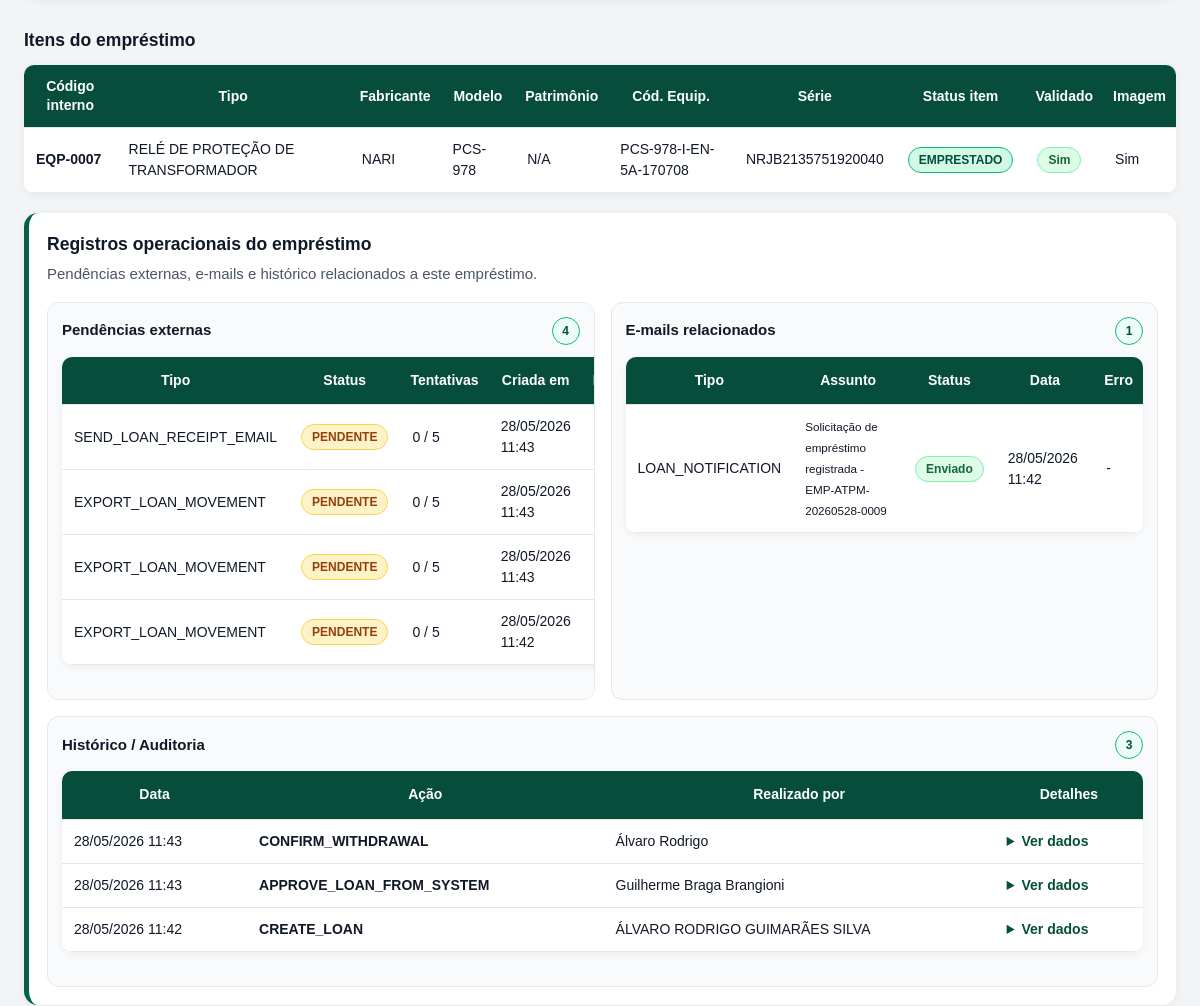
Before: /emprestimos/9 (signed in, middle part) with the older database file.
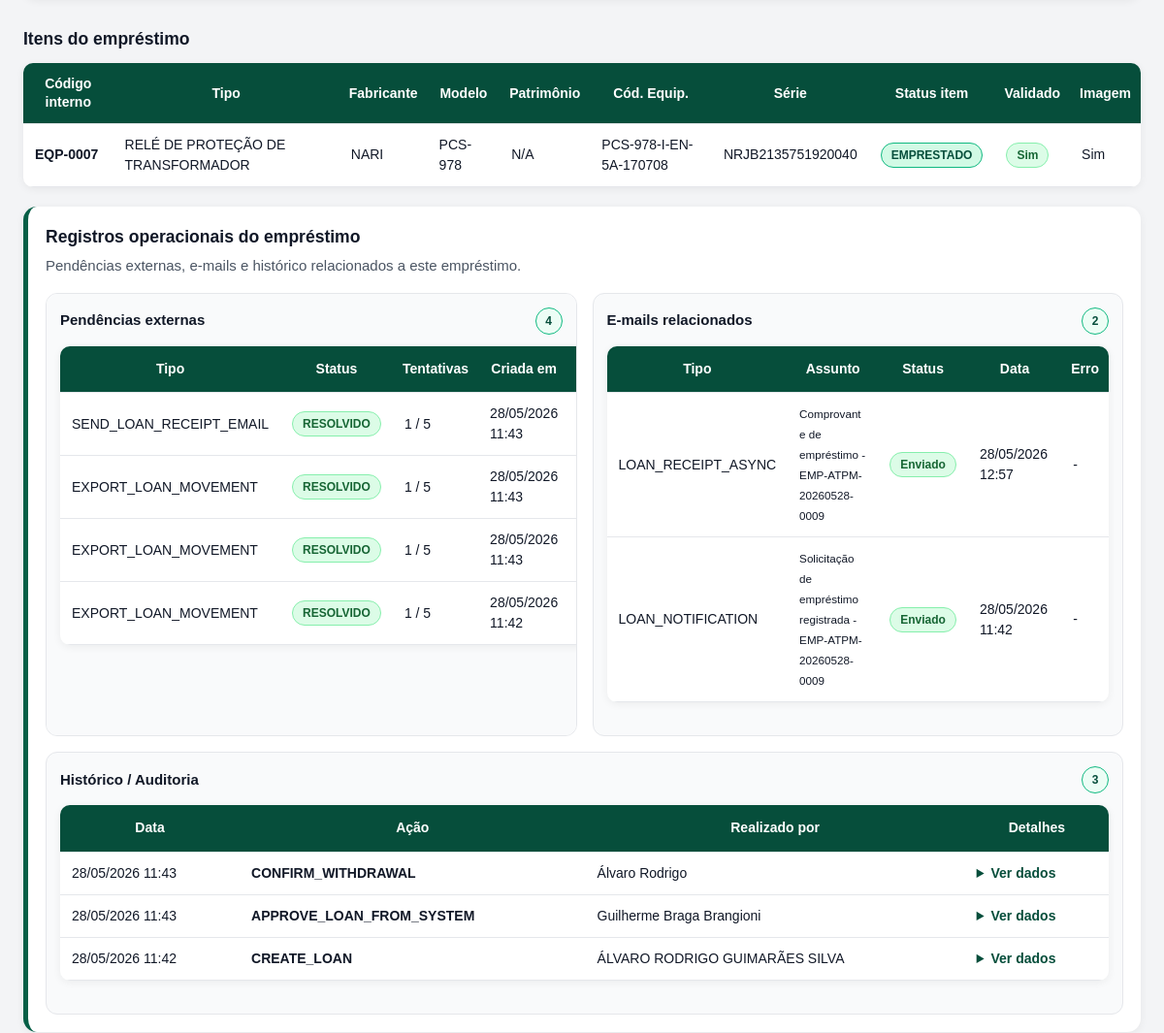
After: the same page with the newer database file.
### models/equipment.py (models this page shows)
class Equipment(db.Model):
    __tablename__ = "equipments"
    id = db.Column(db.Integer, primary_key=True)
    codigo_interno = db.Column(db.String(100), unique=True, index=True)
    nome = db.Column(db.String(255), nullable=False)
    nome_normalizado = db.Column(db.String(255), nullable=False, index=True)
    fabricante = db.Column(db.String(255))
    modelo = db.Column(db.String(255))
    tipo_equipamento = db.Column(db.String(255))
    patrimonio = db.Column(db.String(255), index=True)
    codigo_equipamento = db.Column(db.String(255), index=True)
    serial = db.Column(db.String(255), index=True)
    categoria = db.Column(db.String(255))
    status = db.Column(db.String(50), default="DISPONIVEL", index=True)
    status_planilha = db.Column(db.String(255))
    regional = db.Column(db.String(255))
    data_inventario = db.Column(db.DateTime)
    local_armazenagem = db.Column(db.String(255))
    subestacao_origem = db.Column(db.String(255))
    emprestado_para_planilha = db.Column(db.String(255))
    data_emprestimo_planilha = db.Column(db.DateTime)
    validado = db.Column(db.Boolean, default=False)
    observacoes = db.Column(db.Text)
    created_at = db.Column(db.DateTime, default=datetime.utcnow)
    updated_at = db.Column(
        db.DateTime,
        default=datetime.utcnow,
        onupdate=datetime.utcnow,
    )
    loan_items = db.relationship("LoanItem", back_populates="equipment")

### models/loan_item.py (models this page shows)
class LoanItem(db.Model):
    __tablename__ = "loan_items"
    id = db.Column(db.Integer, primary_key=True)
    loan_id = db.Column(db.Integer, db.ForeignKey("loans.id"), nullable=False)
    equipment_id = db.Column(db.Integer, db.ForeignKey("equipments.id"))
    consumable_id = db.Column(db.Integer, db.ForeignKey("consumables.id"))
    tipo_item = db.Column(db.String(100), nullable=False)
    quantidade = db.Column(db.Integer, default=1)
    quantidade_devolvida = db.Column(db.Integer, default=0)
    status = db.Column(db.String(100), default="EMPRESTADO")
    devolvido_em = db.Column(db.DateTime)
    devolvido_por = db.Column(db.String(255))
    image_path = db.Column(db.String(500))
    image_original_filename = db.Column(db.String(255))
    observacoes = db.Column(db.Text)
    created_at = db.Column(db.DateTime, default=datetime.utcnow)
    loan = db.relationship("Loan", back_populates="items")
    equipment = db.relationship("Equipment", back_populates="loan_items")
    consumable = db.relationship("Consumable", back_populates="loan_items")

### models/external_pending.py (models this page shows, shortened)
class ExternalPending(db.Model):
    __tablename__ = "external_pendings"
    id = db.Column(db.Integer, primary_key=True)
    action = db.Column(db.String(100), nullable=False, index=True)
    entity_type = db.Column(db.String(100), nullable=False, index=True)
    entity_id = db.Column(db.Integer, nullable=False, index=True)
    status = db.Column(db.String(50), nullable=False, default="PENDENTE", index=True)
    attempts = db.Column(db.Integer, default=0)
    max_attempts = db.Column(db.Integer, default=5)
    payload_json = db.Column(db.Text)
    dedupe_key = db.Column(db.String(255), index=True)
    last_error = db.Column(db.Text)
    created_by = db.Column(db.String(255), default="SISTEMA")
    resolved_by = db.Column(db.String(255))
    created_at = db.Column(db.DateTime, default=datetime.utcnow)
    last_attempt_at = db.Column(db.DateTime)
    resolved_at = db.Column(db.DateTime)

### models/email_log.py (models this page shows)
class EmailLog(db.Model):
    __tablename__ = "email_logs"
    id = db.Column(db.Integer, primary_key=True)
    loan_id = db.Column(db.Integer, db.ForeignKey("loans.id"), nullable=True)
    email_type = db.Column(db.String(100), nullable=False)
    recipients = db.Column(db.Text, nullable=False)
    subject = db.Column(db.String(255), nullable=False)
    success = db.Column(db.Boolean, default=False)
    error = db.Column(db.Text)
    created_at = db.Column(db.DateTime, default=datetime.utcnow)

### models/audit_log.py (models this page shows)
class AuditLog(db.Model):
    __tablename__ = "audit_logs"
    id = db.Column(db.Integer, primary_key=True)
    entity_type = db.Column(db.String(100), nullable=False)
    entity_id = db.Column(db.Integer, nullable=False)
    action = db.Column(db.String(255), nullable=False)
    performed_by = db.Column(db.String(255), nullable=False)
    old_data = db.Column(db.Text)
    new_data = db.Column(db.Text)
    created_at = db.Column(db.DateTime, default=datetime.utcnow)

### routes/loan_routes.py (the view)
@loan_bp.route("/<int:loan_id>")
def loan_detail(loan_id: int):
    loan = (
        Loan.query
        .options(*loan_full_options())
        .filter(Loan.id == loan_id)
        .first_or_404()
    )
    related_external_pendings = (
        ExternalPending.query
        .filter(
            ExternalPending.entity_type == "LOAN",
            ExternalPending.entity_id == loan.id,
        )
        .order_by(ExternalPending.created_at.desc())
        .limit(30)
        .all()
    )
    related_email_logs = (
        EmailLog.query
        .filter(EmailLog.loan_id == loan.id)
        .order_by(EmailLog.created_at.desc())
        .limit(30)
        .all()
    )
    related_audit_logs = (
        AuditLog.query
        .filter(
            AuditLog.entity_type == "LOAN",
            AuditLog.entity_id == loan.id,
        )
        .order_by(AuditLog.created_at.desc())
        .limit(30)
        .all()
    )
    return render_template(
        "loan_detail.html",
        loan=loan,
        related_external_pendings=related_external_pendings,
        related_email_logs=related_email_logs,
        related_audit_logs=related_audit_logs,
    )

### templates/loan_detail.html (shortened to what this page needs)
{% extends "base.html" %}
{% block content %}
{% set action_status = loan.status %}
{% set ns = namespace(has_pending_validation=false) %}
{% for item in loan.items %}
    {% if item.equipment and not item.equipment.validado %}
        {% set ns.has_pending_validation = true %}
    {% endif %}
{% endfor %}
        {% set returned_items = loan.items | selectattr("devolvido_em") | list %}
<h3>Itens do empréstimo</h3>
{% if loan.items %}
<table>
    <thead>
        <tr>
            <th>Código interno</th>
            <th>Tipo</th>
            <th>Fabricante</th>
            <th>Modelo</th>
            <th>Patrimônio</th>
            <th>Cód. Equip.</th>
            <th>Série</th>
            <th>Status item</th>
            <th>Validado</th>
            <th>Imagem</th>
        </tr>
    </thead>
    <tbody>
        {% for item in loan.items %}
            {% set equipment = item.equipment %}
            <tr>
                <td>
                    {% if equipment %}
                        <strong>{{ equipment.codigo_interno or "-" }}</strong>
                    {% else %}
                        -
                    {% endif %}
                </td>
                <td>{{ equipment.tipo_equipamento if equipment else "-" }}</td>
                <td>{{ equipment.fabricante if equipment else "-" }}</td>
                <td>{{ equipment.modelo if equipment else "-" }}</td>
                <td>{{ equipment.patrimonio if equipment else "-" }}</td>
                <td>{{ equipment.codigo_equipamento if equipment else "-" }}</td>
                <td>{{ equipment.serial if equipment else "-" }}</td>
                <td>
                    <span class="status-badge {{ status_badge_class(item.status) }}">
                        {{ format_status_label(item.status) }}
                    </span>
                </td>
                <td>
                    {% if equipment and equipment.validado %}
                        <span class="status-badge status-success">
                            Sim
                        </span>
                    {% else %}
                        <span class="status-badge status-warning">
                            Não
                        </span>
                    {% endif %}
                </td>
                <td>
                    {% if item.image_path %}
                        Sim
                    {% else %}
                        -
                    {% endif %}
                </td>
            </tr>
        {% endfor %}
    </tbody>
</table>
{% else %}
<p>Nenhum item vinculado a este empréstimo.</p>
{% endif %}
<section class="loan-operational-card">
    <div class="loan-operational-header">
        <h3>Registros operacionais do empréstimo</h3>
        <p>
            Pendências externas, e-mails e histórico relacionados a este empréstimo.
        </p>
    </div>
    <div class="loan-operational-grid">
        <section class="loan-operational-panel">
            <div class="loan-operational-panel-header">
                <h4>Pendências externas</h4>
                <span>{{ related_external_pendings|length }}</span>
            </div>
            {% if related_external_pendings %}
                <table>
                    <thead>
                        <tr>
                            <th>Tipo</th>
                            <th>Status</th>
                            <th>Tentativas</th>
                            <th>Criada em</th>
                            <th>Erro</th>
                        </tr>
                    </thead>
                    <tbody>
                        {% for pending in related_external_pendings %}
                        <tr>
                            <td>{{ pending.action }}</td>
                            <td>
                                <span class="status-badge {{ status_badge_class(pending.status) }}">
                                    {{ format_status_label(pending.status) }}
                                </span>
                            </td>
                            <td>
                                {{ pending.attempts or 0 }} / {{ pending.max_attempts or "-" }}
                            </td>
                            <td>
                                {{ pending.created_at.strftime("%d/%m/%Y %H:%M") if pending.created_at else "-" }}
                            </td>
                            <td>
                            </td>
                        </tr>
                        {% endfor %}
                    </tbody>
                </table>
            {% else %}
                <p class="hint">
                    Nenhuma pendência externa registrada para este empréstimo.
                </p>
            {% endif %}
        </section>
        <section class="loan-operational-panel">
            <div class="loan-operational-panel-header">
                <h4>E-mails relacionados</h4>
                <span>{{ related_email_logs|length }}</span>
            </div>
            {% if related_email_logs %}
                <table>
                    <thead>
                        <tr>
                            <th>Tipo</th>
                            <th>Assunto</th>
                            <th>Status</th>
                            <th>Data</th>
                            <th>Erro</th>
                        </tr>
                    </thead>
                    <tbody>
                        {% for log in related_email_logs %}
                        <tr>
                            <td>{{ log.email_type or "-" }}</td>
                            <td>
                                <small>{{ log.subject or "-" }}</small>
                            </td>
                            <td>
                                {% if log.success %}
                                    <span class="status-badge status-success">
                                        Enviado
                                    </span>
                                {% else %}
                                    <span class="status-badge status-danger">
                                        Falhou
                                    </span>
                                {% endif %}
                            </td>
                            <td>
                                {{ log.created_at.strftime("%d/%m/%Y %H:%M") if log.created_at else "-" }}
                            </td>
                            <td>
                                {% if log.error %}
                                    <details>
                                        <summary>Ver erro</summary>
                                        <pre>{{ log.error }}</pre>
                                    </details>
                                {% else %}
                                    -
                                {% endif %}
                            </td>
                        </tr>
                        {% endfor %}
                    </tbody>
                </table>
            {% else %}
                <p class="hint">
                    Nenhum e-mail registrado para este empréstimo.
                </p>
            {% endif %}
        </section>
    </div>
    <section class="loan-operational-panel loan-audit-panel">
        <div class="loan-operational-panel-header">
            <h4>Histórico / Auditoria</h4>
            <span>{{ related_audit_logs|length }}</span>
        </div>
        {% if related_audit_logs %}
            <table>
                <thead>
                    <tr>
                        <th>Data</th>
                        <th>Ação</th>
                        <th>Realizado por</th>
                        <th>Detalhes</th>
                    </tr>
                </thead>
                <tbody>
                    {% for log in related_audit_logs %}
                    <tr>
                        <td>
                            {{ log.created_at.strftime("%d/%m/%Y %H:%M") if log.created_at else "-" }}
                        </td>
                        <td>
                            <strong>{{ log.action or "-" }}</strong>
                        </td>
                        <td>
                            {{ log.performed_by or "-" }}
                        </td>
                        <td>
                            {% if log.new_data %}
                                <details>
                                    <summary>Ver dados</summary>
                                </details>
                            {% else %}
                                -
                            {% endif %}
                        </td>
                    </tr>
                    {% endfor %}
                </tbody>
            </table>
        {% else %}
            <p class="hint">
                Nenhum histórico de auditoria registrado para este empréstimo.
            </p>
        {% endif %}
    </section>
</section>
{% endblock %}

### templates/base.html (shortened to what this page needs)
<!DOCTYPE html>
<html lang="pt-BR">
<head>
    <link rel="stylesheet" href="{{ url_for('static', filename='style.css') }}">
</head>
<body>
    <main class="container">
        {% block content %}{% endblock %}
    </main>
</body>
</html>

Changed rows visible on the page:
changed ExternalPending "SEND_LOAN_RECEIPT_EMAIL": status "PENDENTE" → "RESOLVIDO"; attempts "0" → "1"
changed ExternalPending (number 2 of 4 on the later page): status "PENDENTE" → "RESOLVIDO"; attempts "0" → "1"
changed ExternalPending (number 3 of 4 on the later page): status "PENDENTE" → "RESOLVIDO"; attempts "0" → "1"
changed ExternalPending (number 4 of 4 on the later page): status "PENDENTE" → "RESOLVIDO"; attempts "0" → "1"
added EmailLog: email_type "LOAN_RECEIPT_ASYNC", subject "Comprovante de empréstimo - EMP-ATPM-20260528-0009", success "Enviado", created_at "28/05/2026 12:57"
Other visible differences:
{{ related_email_logs|length }}: "1" → "2"
